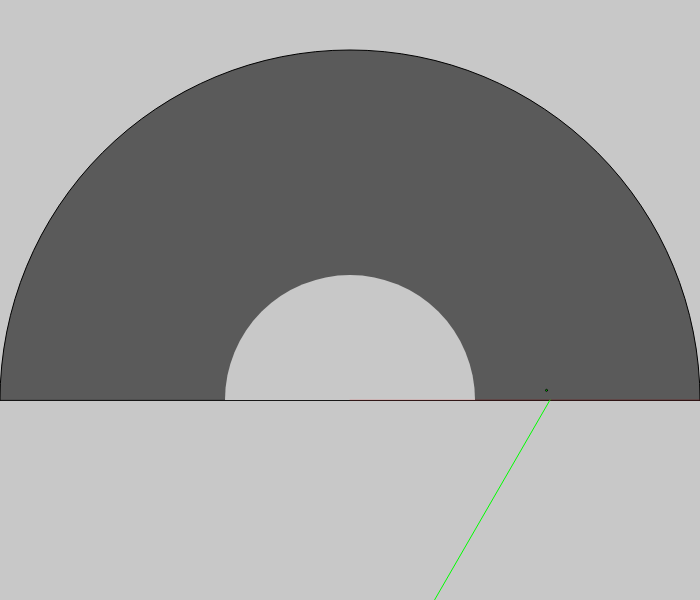
Frame 1 (no input)
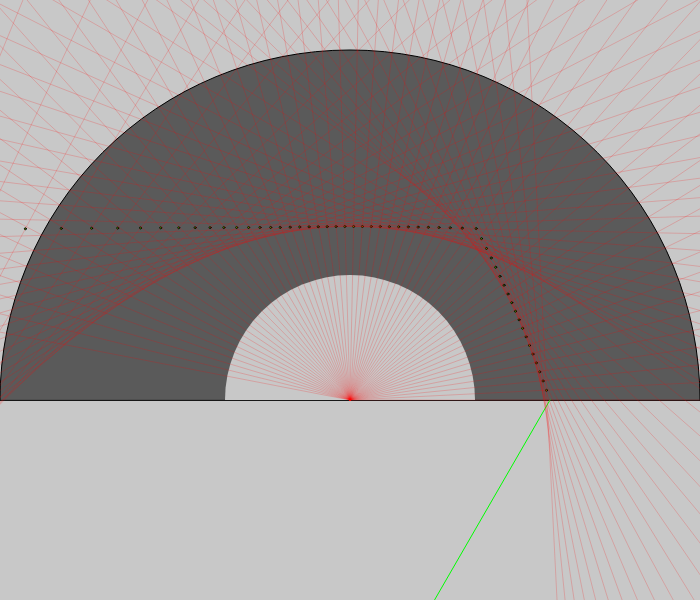
Frame 60 (no input)
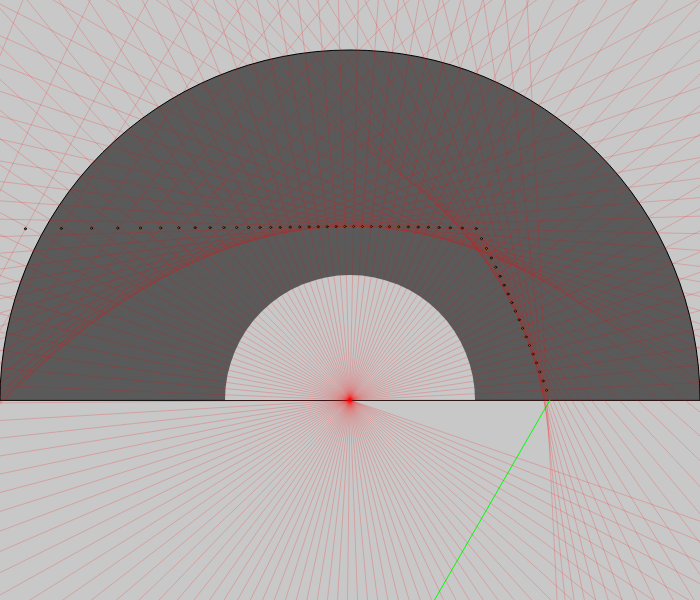
Frame 120 (the mouse pressed at the canvas centre since frame 60)

The p5.js sketch that drew these frames (run headless with seeded random() and noise() and a simulated clock; from frame 60 on, the mouse is pressed at the canvas centre):

// p5.js sketch
// ── sketch.js
var i_c=radian_of(30);
var theta =0;

//theta is in radian
var dtheta=0.05;
var photon;
var U_air=1;
var r;

function setup(){
	console.log(i_c);


	createCanvas(700,600);
	background(200);
	translate(350,400);


	photon=new p5.Vector(200,0);

	fill(61,200);
	arc(0,0, 700, 700, PI, TWO_PI, CHORD)

	noStroke();
	fill(200);
	arc(0,0, 250, 250, PI, TWO_PI, CHORD);

	draw_line(photon.x,photon.y,PI/2.0-i_c);



}
function draw(){

	translate(350,400);

//	draw_background();
	//draw_line(10,30,radian_of(90+30));

	draw_radius_at_theta(0,0,theta);

draw_normal_at_theta(photon.x,-photon.y,theta);



if(theta==0)
	{console.log("i_c"+i_c);
		r=asin(U_air*sin(i_c)/U(theta));
	console.log("r"+r);}
else {
	r=asin(U(theta)*sin(r+dtheta)/U(theta+dtheta));

}


update_photon_position();


show_photon();

theta+=dtheta;

}

function draw_background(){
	background(200);
	//translate(350,400);


	fill(61,200);
	arc(0,0, 700, 700, PI, TWO_PI, CHORD)

	noStroke();
	fill(200);
	arc(0,0, 250, 250, PI, TWO_PI, CHORD)

}

function radian_of(a){
	return 3.14159*a/(180);
}


function draw_line(x1,y1,theta){
	stroke(0,255,0);


y1=-y1;


	var y_co_1=-tan(theta)*(-300-x1)+y1;
	//var y_co_2=-tan(m)*(-300-x1)+y1;
console.log(y_co_1);
	line(x1,y1,-300,y_co_1);
//	line(x1,y1,-300,-y_co_2);
}

function draw_radius_at_theta(x1,y1,theta){
	stroke(255,0,0,50);

	//var y_co_1=tan(theta)*(100*cos(theta)-x1)+y1;


	line(x1,y1,600*cos(theta),-600*sin(theta));

}
function draw_normal_at_theta(x1,y1,theta){
	y1=-y1;

	stroke(255,0,0,50);
	m=1/tan(theta);
	var y_co_1=m*(600-x1)+y1;
	var y_co_2=m*(-600-x1)+y1;


	//var y_co_1=tan(theta)*(100*cos(theta)-x1)+y1;
	line(x1,y1,600,y_co_1);
	line(x1,y1,-600,y_co_2);

}
function U(theta){
	if(theta==0)return -1.5;
	// else if(theta<=3.14/2.0) {
	//
	// 		return theta/5;
	//
	// }
	// else{
	// 				return theta*100;
	// }
return -theta^2;

}

function update_photon_position(){//photon.y=-photon.y;
	photon.x=((photon.x)*cot(r-theta)+photon.y)/(cot(r-theta)-tan(theta+dtheta));
	photon.y=(cot(r-theta)*photon.x+photon.y)/(1-cot(r-theta)*cot(theta+dtheta));
}

function show_photon(){
console.log("X"+photon.x+"Y"+photon.y);
	stroke(3);
	fill(0,255,0);
	ellipse(photon.x,photon.y,2,2);
}
function cot(theta){
	return 1/tan(theta);
}
